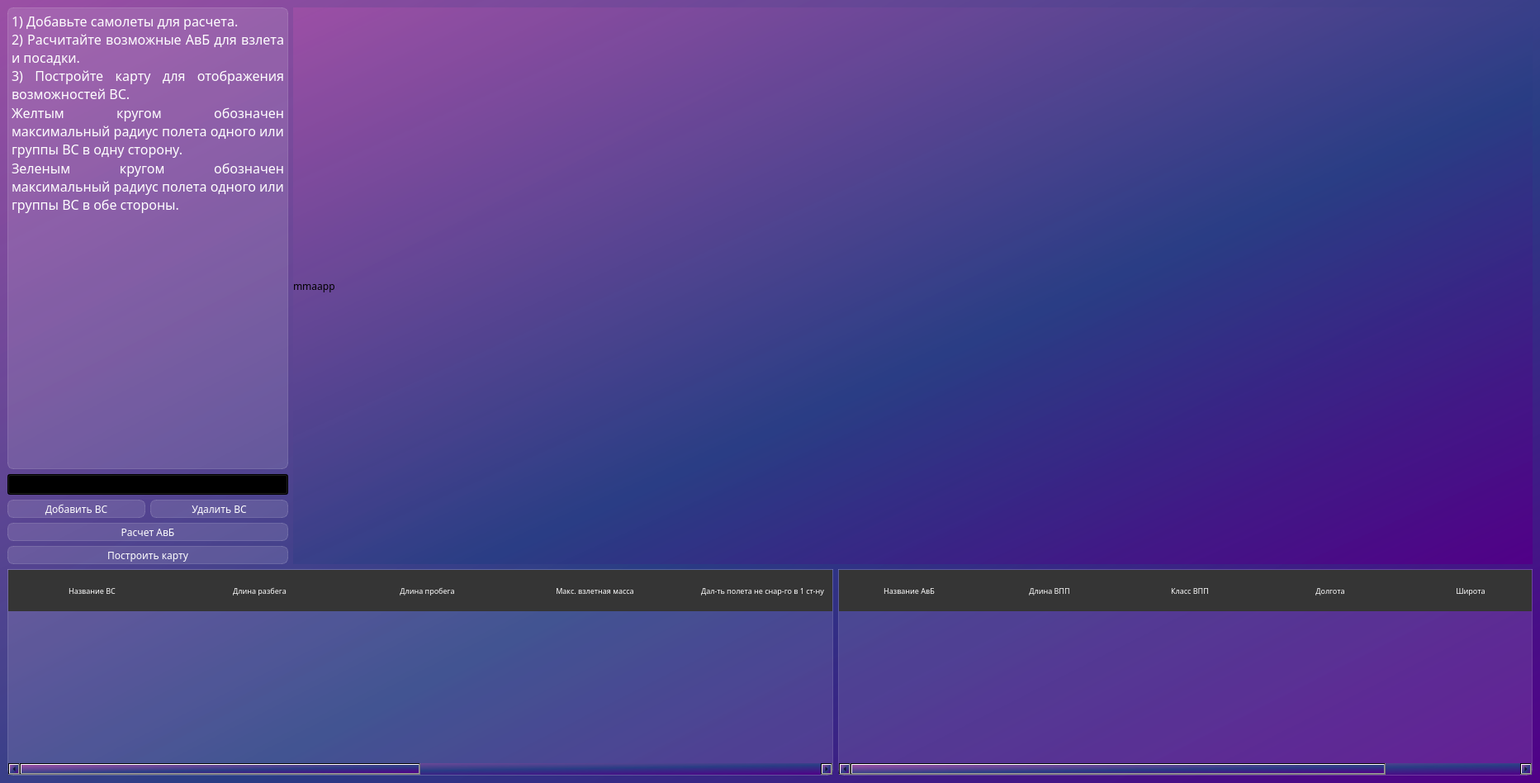
<?xml version="1.0" encoding="UTF-8"?>
<ui version="4.0">
 <class>MainWindow</class>
 <widget class="QMainWindow" name="MainWindow">
  <property name="enabled">
   <bool>true</bool>
  </property>
  <property name="geometry">
   <rect>
    <x>0</x>
    <y>0</y>
    <width>1865</width>
    <height>948</height>
   </rect>
  </property>
  <property name="minimumSize">
   <size>
    <width>0</width>
    <height>0</height>
   </size>
  </property>
  <property name="windowTitle">
   <string>Aircrafts</string>
  </property>
  <property name="styleSheet">
   <string notr="true">background-color: qlineargradient(spread:pad, x1:1, y1:1, x2:0, y2:0, stop:0 rgba(81, 0, 135, 255), stop:0.427447 rgba(41, 61, 132, 235), stop:1 rgba(155, 79, 165, 255));
font-family: Noto Sans SC;</string>
  </property>
  <widget class="QWidget" name="centralwidget">
   <layout class="QVBoxLayout" name="verticalLayout_2">
    <item>
     <layout class="QHBoxLayout" name="horizontalLayout_2">
      <item>
       <layout class="QVBoxLayout" name="verticalLayout">
        <item>
         <widget class="QTextBrowser" name="Description">
          <property name="maximumSize">
           <size>
            <width>340</width>
            <height>16777215</height>
           </size>
          </property>
          <property name="styleSheet">
           <string notr="true">background-color: rgba(255, 255, 255, 30); 
border: 1px solid rgba(255,255,255,40);
border-radius: 7px;
color: white;
</string>
          </property>
          <property name="html">
           <string>&lt;!DOCTYPE HTML PUBLIC &quot;-//W3C//DTD HTML 4.0//EN&quot; &quot;http://www.w3.org/TR/REC-html40/strict.dtd&quot;&gt;
&lt;html&gt;&lt;head&gt;&lt;meta name=&quot;qrichtext&quot; content=&quot;1&quot; /&gt;&lt;style type=&quot;text/css&quot;&gt;
p, li { white-space: pre-wrap; }
&lt;/style&gt;&lt;/head&gt;&lt;body style=&quot; font-family:'Noto Sans SC'; font-size:7.8pt; font-weight:400; font-style:normal;&quot;&gt;
&lt;p align=&quot;justify&quot; style=&quot; margin-top:0px; margin-bottom:0px; margin-left:0px; margin-right:0px; -qt-block-indent:0; text-indent:0px;&quot;&gt;&lt;span style=&quot; font-size:12pt;&quot;&gt;1) Добавьте самолеты для расчета.&lt;br /&gt;2) Расчитайте возможные АвБ для взлета и посадки.&lt;br /&gt;3) Постройте карту для отображения возможностей ВС.&lt;/span&gt;&lt;/p&gt;
&lt;p align=&quot;justify&quot; style=&quot; margin-top:0px; margin-bottom:0px; margin-left:0px; margin-right:0px; -qt-block-indent:0; text-indent:0px;&quot;&gt;&lt;span style=&quot; font-size:12pt;&quot;&gt;Желтым кругом обозначен максимальный радиус полета одного или группы ВС в одну сторону.&lt;/span&gt;&lt;/p&gt;
&lt;p align=&quot;justify&quot; style=&quot; margin-top:0px; margin-bottom:0px; margin-left:0px; margin-right:0px; -qt-block-indent:0; text-indent:0px;&quot;&gt;&lt;span style=&quot; font-size:12pt;&quot;&gt;Зеленым кругом обозначен максимальный радиус полета одного или группы ВС в обе стороны.&lt;/span&gt;&lt;/p&gt;&lt;/body&gt;&lt;/html&gt;</string>
          </property>
         </widget>
        </item>
        <item>
         <widget class="QComboBox" name="comboBox">
          <property name="styleSheet">
           <string notr="true">QComboBob {
font-size: 16pt;
color: white;
}

QComboBox:item {
color: black;
}</string>
          </property>
         </widget>
        </item>
        <item>
         <layout class="QHBoxLayout" name="horizontalLayout_3">
          <item>
           <widget class="QPushButton" name="add_aircraft">
            <property name="styleSheet">
             <string notr="true">QPushButton{
	color: rgb(255, 255, 255);
     background-color:rgba(255,255,255,30);
     border: 1px solid rgba(255,255,255,40);
     border-radius:7px;
	height: 20;
}
QPushButton:hover{
background-color:rgba(255,255,255,30);
}
QPushButton:pressed{
background-color:rgba(255,255,255,70);
}</string>
            </property>
            <property name="text">
             <string>Добавить ВС</string>
            </property>
           </widget>
          </item>
          <item>
           <widget class="QPushButton" name="delete_aircraft">
            <property name="styleSheet">
             <string notr="true">QPushButton{
	color: rgb(255, 255, 255);
     background-color:rgba(255,255,255,30);
     border: 1px solid rgba(255,255,255,40);
     border-radius:7px;
	height: 20;
}
QPushButton:hover{
background-color:rgba(255,255,255,30);
}
QPushButton:pressed{
background-color:rgba(255,255,255,70);
}</string>
            </property>
            <property name="text">
             <string>Удалить ВС</string>
            </property>
           </widget>
          </item>
         </layout>
        </item>
        <item>
         <widget class="QPushButton" name="avb">
          <property name="styleSheet">
           <string notr="true">QPushButton{
	color: rgb(255, 255, 255);
     background-color:rgba(255,255,255,30);
     border: 1px solid rgba(255,255,255,40);
     border-radius:7px;
	height: 20;
}
QPushButton:hover{
background-color:rgba(255,255,255,30);
}
QPushButton:pressed{
background-color:rgba(255,255,255,70);
}</string>
          </property>
          <property name="text">
           <string>Расчет АвБ</string>
          </property>
         </widget>
        </item>
        <item>
         <widget class="QPushButton" name="map">
          <property name="styleSheet">
           <string notr="true">QPushButton{
	color: rgb(255, 255, 255);
     background-color:rgba(255,255,255,30);
     border: 1px solid rgba(255,255,255,40);
     border-radius:7px;
	height: 20;
}
QPushButton:hover{
background-color:rgba(255,255,255,30);
}
QPushButton:pressed{
background-color:rgba(255,255,255,70);
}</string>
          </property>
          <property name="text">
           <string>Построить карту</string>
          </property>
         </widget>
        </item>
       </layout>
      </item>
      <item>
       <widget class="QLabel" name="mmaapp">
        <property name="text">
         <string>mmaapp</string>
        </property>
       </widget>
      </item>
     </layout>
    </item>
    <item>
     <layout class="QHBoxLayout" name="horizontalLayout">
      <item>
       <widget class="QTableWidget" name="aircraft_table">
        <property name="minimumSize">
         <size>
          <width>1000</width>
          <height>0</height>
         </size>
        </property>
        <property name="maximumSize">
         <size>
          <width>16777215</width>
          <height>250</height>
         </size>
        </property>
        <property name="styleSheet">
         <string notr="true">QTableView {
background-color: rgba(255, 255, 255, 30); 
border: 1px solid rgba(255,255,255,40);
border-bottom-right-radius: 7px; 
border-bottom-left-radius: 7px; 
color: white;
}

QHeaderView::section {
background-color: rgb(53, 53, 53);
color: white;
border: none;
height: 50px;
font-size: 7pt;
}

QTableView::item {
    border-style: none;
    border-bottom: 1px solid rgba(255,255,255,50);
    padding-left: 0pt;
    padding-right: auto;
}

QTableView::item:selected{
	border: none;
	color: rgb(255, 255, 255);
    background-color: rgba(255, 255, 255, 50);
}</string>
        </property>
        <property name="showGrid">
         <bool>false</bool>
        </property>
        <attribute name="horizontalHeaderDefaultSectionSize">
         <number>203</number>
        </attribute>
        <column>
         <property name="text">
          <string>Название ВС</string>
         </property>
        </column>
        <column>
         <property name="text">
          <string>Длина разбега</string>
         </property>
        </column>
        <column>
         <property name="text">
          <string>Длина пробега</string>
         </property>
        </column>
        <column>
         <property name="text">
          <string>Макс. взлетная масса</string>
         </property>
        </column>
        <column>
         <property name="text">
          <string>Дал-ть полета не снар-го в 1 ст-ну</string>
         </property>
        </column>
        <column>
         <property name="text">
          <string>Дал-ть полета снар-го в 1 ст-ну</string>
         </property>
        </column>
        <column>
         <property name="text">
          <string>Дал-ть полета не снар-го в 2 ст-ны</string>
         </property>
        </column>
        <column>
         <property name="text">
          <string>Дал-ть полета снар-го в 2 ст-ны</string>
         </property>
        </column>
       </widget>
      </item>
      <item>
       <widget class="QTableWidget" name="avb_table">
        <property name="maximumSize">
         <size>
          <width>16777215</width>
          <height>250</height>
         </size>
        </property>
        <property name="styleSheet">
         <string notr="true">QTableView {
background-color: rgba(255, 255, 255, 30); 
border: 1px solid rgba(255,255,255,40);
border-bottom-right-radius: 7px; 
border-bottom-left-radius: 7px; 
color: white;
}

QHeaderView::section {
background-color: rgb(53, 53, 53);
color: white;
border: none;
height: 50px;
font-size: 7pt;
}

QTableView::item {
    border-style: none;
    border-bottom: 1px solid rgba(255,255,255,50);
    padding-left: 0pt;
    padding-right: auto;
}

QTableView::item:selected{
	border: none;
	color: rgb(255, 255, 255);
    background-color: rgba(255, 255, 255, 50);
}</string>
        </property>
        <property name="showGrid">
         <bool>false</bool>
        </property>
        <attribute name="horizontalHeaderDefaultSectionSize">
         <number>170</number>
        </attribute>
        <column>
         <property name="text">
          <string>Название АвБ</string>
         </property>
        </column>
        <column>
         <property name="text">
          <string>Длина ВПП</string>
         </property>
        </column>
        <column>
         <property name="text">
          <string>Класс ВПП</string>
         </property>
        </column>
        <column>
         <property name="text">
          <string>Долгота</string>
         </property>
        </column>
        <column>
         <property name="text">
          <string>Широта</string>
         </property>
        </column>
       </widget>
      </item>
     </layout>
    </item>
   </layout>
  </widget>
 </widget>
 <resources/>
 <connections/>
</ui>
